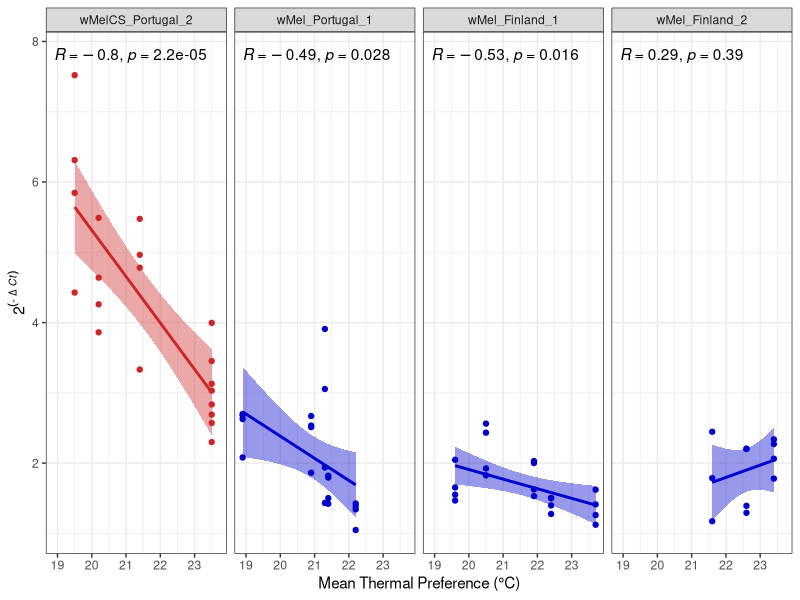
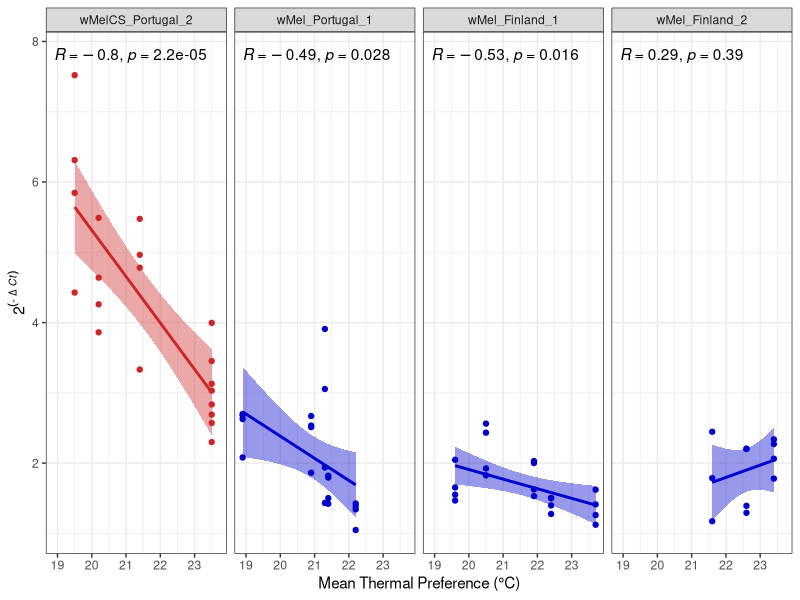

The R source for these figures, in order: (Note: this script raises an error after producing the figures.)
library(lme4)
library(afex)
library(emmeans)
library(ggplot2)
library(car)
require(gridExtra)
library(tidyverse)
library(readxl)
library(ggpubr)
library(knitr)

setwd("D:/GitHub/DrosoNatThermPref/analyses")

######## Basic Data exploration and data shaping ####
DATA <- read_excel("../data/thermal pref_qPCR results_29.03.23_MK.xlsx",
    sheet = "altogether"
)


### convert to factors
DATA$BioRep <- as.factor(DATA$BioRep)
DATA$TechRep <- as.factor(DATA$TechRep)
DATA$Run <- as.factor(DATA$Run)
levels(factor(DATA$WolbStrain))

color1 <- c("firebrick3", "blue3", "blue3", "blue3")
color2 <- c("firebrick3", "firebrick3", "blue3", "blue3", "blue3", "blue3")
DATA$WolbStrain <- factor(DATA$WolbStrain, levels = c("wMelCS_Portugal_1", "wMelCS_Portugal_2", "wMel_Portugal_1", "wMel_Portugal_2", "wMel_Finland_1", "wMel_Finland_2"))


## calculate mean Ct across technical replicates and remove samples with SD>=0.5
means <- DATA %>%
    group_by(Run, Line, BioRep, Gene, Sex, median_Tp, mean_Tp, WolbStrain) %>%
    dplyr::summarise(Mean = mean(Ct), SD = sd(Ct)) %>%
    select(!SD)
means

## calculate mean Ct across technical replicates and retain samples with SD>=0.3 to get a list of samples to be repeated
means.SD <- DATA %>%
    group_by(Run, Line, BioRep, Gene, Sex) %>%
    summarise(Mean = mean(Ct), SD = sd(Ct)) %>%
    filter(SD >= 0.5)
means.SD

# write.table(means.SD,file="/Users/Anton/Keepitcool!/qPCR_competition assay fecundity/qPCR_2B_repeated.txt",quote = F,row.names = F)

## calculate delta CT
means.spread <- na.omit(spread(means, Gene, Mean))
means.spread$delta <- 2^(-(means.spread$wd - means.spread$rpl))

## plot RegressionPlots (direct from runs)
Run.data <- subset(means.spread, means.spread$Run != "stock")

qPCR.reg <- ggplot(Run.data, aes(x = mean_Tp, y = delta, color = WolbStrain, fill = WolbStrain)) +
    geom_point(show.legend = FALSE) +
    geom_smooth(
        method = lm,
        show.legend = FALSE
    ) +
    theme_bw() +
    ylab(expression(2^("-" ~ Delta ~ italic("Ct")))) +
    xlab("Mean Thermal Preference (°C)") +
    facet_grid(. ~ WolbStrain) +
    scale_color_manual(values = color1) +
    scale_fill_manual(values = color1) +
    stat_cor(label.y = 7.8, col = "black")


ggsave(
    "MK/qPCR_regressions.pdf",
    qPCR.reg,
    width = 8,
    height = 5
)

ggsave(
    "MK/qPCR_regressions.png",
    qPCR.reg,
    width = 8,
    height = 5
)
sink("MK/stats_qPCR1.txt")
cat("test sig. diff among Types")
### test if sign. diff. among Types
Run.full <- separate(Run.data, WolbStrain, c("Type", "origin", "Rep"))
Run.data$IDRep <- paste0(Run.data$BioRep, Run.data$Sex)
res <- glm(delta ~ Type * mean_Tp * Sex,
    data = Run.full
)
Anova(res, type = 3)

for (i in unique(Run.data$WolbStrain)) {
    cat("#######", i, "#########")
    DAT.i <- filter(Run.data, WolbStrain == as.character(i))
    res <- lm(delta ~ mean_Tp,
        data = DAT.i
    )
    print(summary(res))
}
sink()

Stock.data <- subset(means.spread, means.spread$Run == "stock")


qPCR.bp <- ggplot(Stock.data, aes(x = WolbStrain, y = delta, color = WolbStrain, fill = WolbStrain)) +
    geom_jitter(
        show.legend = FALSE,
        alpha = 0.2
    ) +
    geom_boxplot(
        show.legend = FALSE,
        alpha = 0.4
    ) +
    theme_bw() +
    ylab(expression(2^("-" ~ Delta ~ italic("Ct")))) +
    xlab("") +
    scale_color_manual(values = color2) +
    scale_fill_manual(values = color2) +
    stat_cor(label.y = 7.8, col = "black")
qPCR.bp

ggsave(
    "MK/qPCR_boxplot.pdf",
    qPCR.bp,
    width = 8,
    height = 5
)

ggsave(
    "MK/qPCR_boxplot.png",
    qPCR.bp,
    width = 8,
    height = 5
)

## make new analyses for pairwise comparsions
sink("analyses/qPCR/qPCR_stocks.txt")
cat("Sig. among Wolbachia types\n")
Stock.data <- Stock.data %>%
    separate(WolbStrain,
        c(
            "Wolb",
            "country",
            "ID"
        ),
        remove = FALSE
    )

res <- lmer(delta ~ Wolb + (1 | WolbStrain),
    data = Stock.data
)

Anova(res)

cat("Sig. among Drosophila strains\n")

res <- lm(delta ~ WolbStrain,
    data = Stock.data
)

pairs(emmeans(res, ~WolbStrain))
sink()
